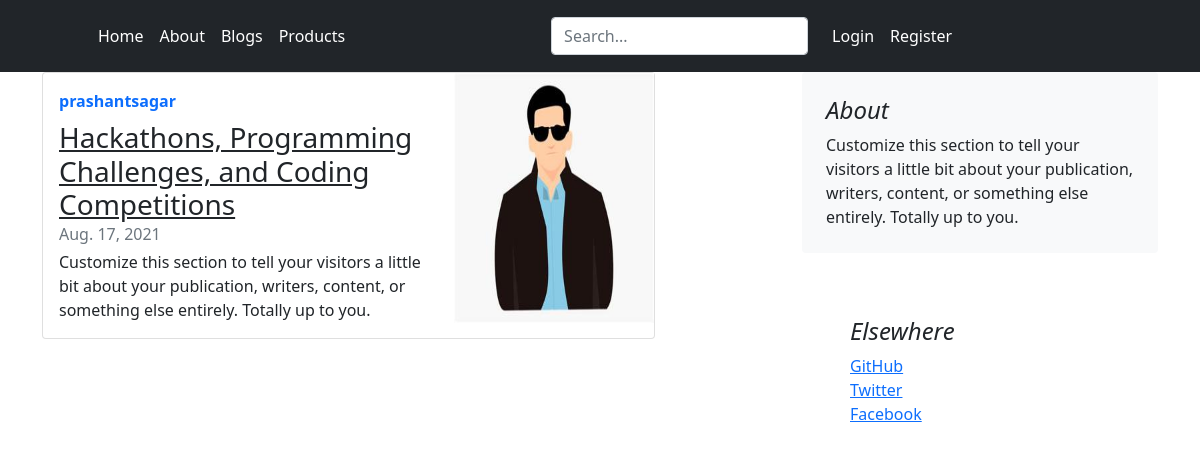
Screenshot of /blog/post/4/ with the database file from the repository.
### user/models.py (models this page shows, shortened)
class Post(models.Model):
    author = models.ForeignKey(User, on_delete=models.CASCADE)
    title = models.CharField(max_length=150)
    content = models.TextField(max_length=5000)
    date_time= models.DateField(default = timezone.now)

class Profile(models.Model):
    user = models.OneToOneField(User,on_delete=models.CASCADE)
    image = models.ImageField(default='default.jpg',height_field=None, width_field=None, upload_to='profile_pics')

### user/views.py (the view)
# urls.py: path('post/<int:pk>/', PostDetailView.as_view(), name="product_detail"),
class PostDetailView(DetailView):
    model = Post
    template_name = 'user/post_detail.html'

### templates/user/post_detail.html (shortened to what this page needs)
{% extends "base.html" %}
{% block content %}
<div class="col-md-10">
          <div class="card flex-md-row mb-4 box-shadow h-md-250">
            <div class="card-body d-flex flex-column align-items-start">
              <strong class="d-inline-block mb-2 text-primary">{{ object.author }}</strong>
              <h3 class="mb-0">
                <a class="text-dark" href="#">{{ object.title }}</a>
              </h3>
              <div class="mb-1 text-muted">{{ object.date_time }}</div>
              <p class="card-text mb-auto">{{ object.content }} </p>
            </div>
            <img class="card-img-right flex-auto d-none d-md-block"  alt="Thumbnail [200x250]" style="width: 200px; height: 250px;" src="{{ post.author.profile.image.url }}" data-holder-rendered="true">
        </div>
    </div>
 {% endblock content%}

### rows the page displays
Post: author "prashantsagar", title "Hackathons, Programming Challenges, and Coding Competitions", date_time "Aug. 17, 2021", content "Customize this section to tell your visitors a little bit about your publication, writers, content, or something else entirely. Totally up to you.", author.profile.image (picture)
